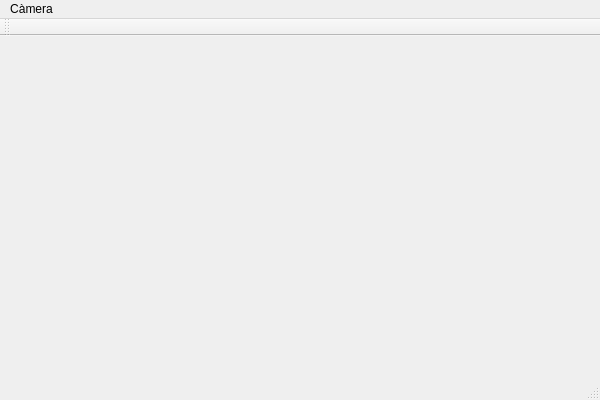
<?xml version="1.0" encoding="UTF-8"?>
<ui version="4.0">
 <class>MainWindow</class>
 <widget class="QMainWindow" name="MainWindow">
  <property name="geometry">
   <rect>
    <x>0</x>
    <y>0</y>
    <width>600</width>
    <height>400</height>
   </rect>
  </property>
  <property name="windowTitle">
   <string>MainWindow</string>
  </property>
  <widget class="QWidget" name="centralWidget">
   <layout class="QGridLayout" name="gridLayout">
    <item row="0" column="0">
     <layout class="QHBoxLayout" name="horizontalLayout"/>
    </item>
   </layout>
  </widget>
  <widget class="QToolBar" name="mainToolBar">
   <attribute name="toolBarArea">
    <enum>TopToolBarArea</enum>
   </attribute>
   <attribute name="toolBarBreak">
    <bool>false</bool>
   </attribute>
  </widget>
  <widget class="QStatusBar" name="statusBar"/>
  <widget class="QMenuBar" name="menuBar">
   <property name="geometry">
    <rect>
     <x>0</x>
     <y>0</y>
     <width>600</width>
     <height>21</height>
    </rect>
   </property>
   <widget class="QMenu" name="menuC_mera">
    <property name="title">
     <string>Càmera</string>
    </property>
    <addaction name="actionAdquirir"/>
    <addaction name="actionParar"/>
   </widget>
   <addaction name="menuC_mera"/>
  </widget>
  <action name="actionPintar">
   <property name="text">
    <string>Pintar</string>
   </property>
  </action>
  <action name="actionAdquirir">
   <property name="text">
    <string>Adquirir</string>
   </property>
  </action>
  <action name="actionParar">
   <property name="text">
    <string>Parar</string>
   </property>
  </action>
 </widget>
 <layoutdefault spacing="6" margin="11"/>
 <resources/>
 <connections/>
</ui>
